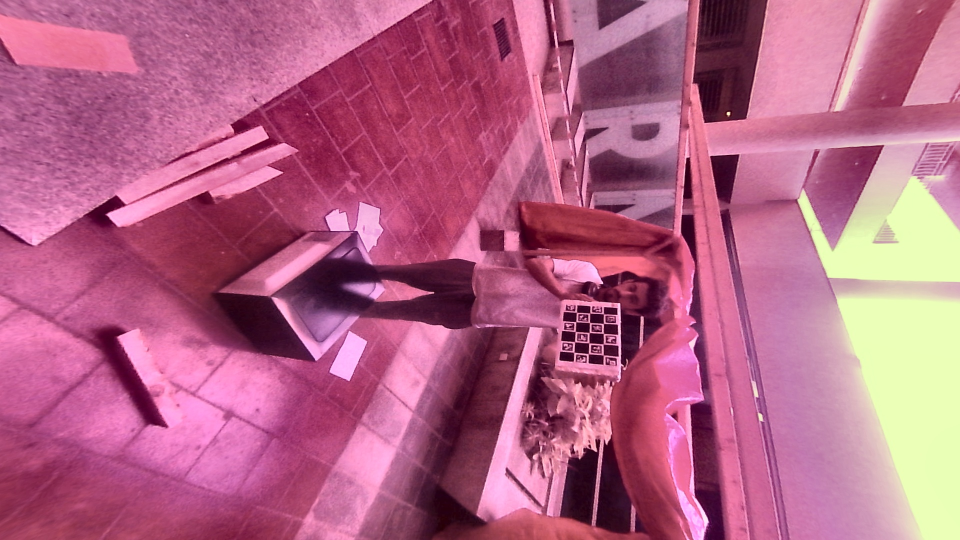
#> input picture undistorted_test.jpg, 1920 x 1080 px (shown at 1/2 size)
$ python -i vision_pipeline.py   (imports and definitions only)
#> lines starting #> are read from the running program, lines starting #| are printed output that depends on the picture; after the words box and inside, x2 and y2 are one past the last pixel; in counts of white or black regions, pixels touching at a corner belong together
#> further down, picture is the input picture: shape (1080, 1920, 3); mean B, G, R 133, 99.7, 181
import cv2
import numpy as np
from vision_camera_config import VisionConfig

class VisionPipeline:
    def __init__(
        self,
        min_contour_area=VisionConfig.MIN_CONTOUR_AREA,
        upper_brightness_limit=VisionConfig.BLACK_BRIGHTNESS_LIMIT,
        target_colors=VisionConfig.TARGET_COLORS,
        debug=VisionConfig.DEBUG,
    ):
        self.min_contour_area = min_contour_area
        self.upper_brightness_limit = upper_brightness_limit
        self.target_colors = [c.lower() for c in target_colors]

        self.debug = debug  # >>> NEW: store debug flag

    # --- Homography Calibration Data ---
        # Pixels from your calibration frame
        pts_src = VisionConfig.PTS_SRC
        # Absolute Gantry MM positions
        pts_dst = VisionConfig.PTS_DST

        self.h_matrix, _ = cv2.findHomography(pts_src, pts_dst)

        # Output dimensions for the top-down view (matches your gantry workspace)
        # We will make the image 960x950 to match your mm workspace 1:1
        self.output_w = VisionConfig.OUTPUT_W
        self.output_h = VisionConfig.OUTPUT_H

    # ============================================================
    # >>> NEW: small helper to show images safely (gray or BGR)
    # ============================================================
    def _dbg_show(self, win_name, img, scale=1.0):
        """
        Shows intermediate images. Works for grayscale or BGR.
        """
        if not self.debug:
            return
        if img is None:
            return

        if len(img.shape) == 2:
            vis = cv2.cvtColor(img, cv2.COLOR_GRAY2BGR)
        else:
            vis = img.copy()

        if scale != 1.0:
            vis = cv2.resize(vis, (int(vis.shape[1] * scale), int(vis.shape[0] * scale)))

        cv2.imshow(win_name, vis)
    # ============================================================

    def get_top_down_view(self, img):
        """Warps the image to show the gantry workspace as a flat grid."""
        return cv2.warpPerspective(img, self.h_matrix, (self.output_w, self.output_h))

    # [19 lines left out: function get_real_world_coords, not called in this run]

    # ---------- Color masks for each color ----------
    def _get_color_masks(self, hsv_image):
        masks = {}

        if "brown" in self.target_colors:
            # Cardboard-like brown (tuned for your sample image)
            lower_brown = np.array([8,  40,  40], dtype=np.uint8)
            upper_brown = np.array([25, 255, 255], dtype=np.uint8)
            masks["brown"] = cv2.inRange(hsv_image, lower_brown, upper_brown)

        if "black" in self.target_colors:
            lower_black = np.array([0,   0,   0], dtype=np.uint8)
            upper_black = np.array([180, 255, self.upper_brightness_limit], dtype=np.uint8)
            masks["black"] = cv2.inRange(hsv_image, lower_black, upper_black)

        return masks
    # ------------------------------------------------


    # [113 lines left out: function _find_inner_opening_center, not called in this run]


    def process_vision(self, img):
        color_image = img.copy()
        print("--- Vision Pipeline Execution ---")

        # >>> NEW: show input frame
        self._dbg_show("DBG_0_input", color_image)

        hsv_image = cv2.cvtColor(color_image, cv2.COLOR_BGR2HSV)
#> hsv_image: shape (1080, 1920, 3); mean H, S, V 156.6, 131.2, 182.1
        color_masks = self._get_color_masks(hsv_image)
#> color_masks = 2 items

        # >>> NEW: show raw masks (before morphology)
        if "brown" in color_masks:
            self._dbg_show("DBG_raw_brown_mask", color_masks["brown"])
        if "black" in color_masks:
            self._dbg_show("DBG_raw_black_mask", color_masks["black"])

        kernel = cv2.getStructuringElement(cv2.MORPH_RECT, (5, 5))
        output_image = color_image.copy()

        detections = []

        for color_name, mask in color_masks.items():
            # Stage 3: Morphological cleaning
            cleaned_mask = cv2.morphologyEx(mask, cv2.MORPH_CLOSE, kernel, iterations=2)
            cleaned_mask = cv2.morphologyEx(cleaned_mask, cv2.MORPH_OPEN, kernel, iterations=1)

            # >>> NEW: show cleaned masks per color
            self._dbg_show(f"DBG_cleaned_{color_name}_mask", cleaned_mask)

            # Stage 4: Contours
            contours, _ = cv2.findContours(cleaned_mask, cv2.RETR_EXTERNAL, cv2.CHAIN_APPROX_SIMPLE)
            if not contours:
                print(f"No contours found for {color_name}")
                continue

            largest_contour = max(contours, key=cv2.contourArea)
            area = cv2.contourArea(largest_contour)
            print(f"[{color_name}] Largest contour area: {area}")

            # if area < self.min_contour_area:
            if (area/ (1280 * 720)) * 100 < 25: # area threshold as percentage of image area
                print(f"[{color_name}] Contour too small, ignoring.")
                continue

            # Stage 5: minAreaRect on largest contour (outer box or MV)
            rect = cv2.minAreaRect(largest_contour)
            (cx_float, cy_float), (w, h), angle_raw = rect
            cx, cy = int(cx_float), int(cy_float)

            # =====================================================
            # >>> NEW: For brown, replace center with inner union bbox center
            # =====================================================
            inner_box_points = None
            # [11 lines of commented-out code are left out]
            angle_raw = abs(angle_raw)
            if w < h:
                dominant_angle = angle_raw + 90
            else:
                dominant_angle = angle_raw

            print(f"[{color_name}] Angle: {dominant_angle:.2f}°, W: {w:.2f}, H: {h:.2f}, X: {cx}, Y: {cy}")

            #Conversion to real-worlld coordinates
            real_x, real_y, real_angle = self.get_real_world_coords(cx, cy, dominant_angle)

            # Draw outer rectangle
            box = cv2.boxPoints(rect)
            box = np.intp(box)

            if color_name == "brown":
                rect_color = (0, 140, 255)
            elif color_name == "black":
                rect_color = (255, 255, 255)
            else:
                rect_color = (0, 0, 255)

            cv2.drawContours(output_image, [box], 0, rect_color, 2)

            # >>> NEW: draw union bbox for thermopols (green) + center (red)
            if color_name == "brown" and inner_box_points is not None:
                cv2.polylines(output_image, [inner_box_points], True, (0, 255, 0), 2)
                cv2.circle(output_image, (cx, cy), 7, (0, 0, 255), -1)

            # Draw orientation line (unchanged, still based on outer rect angle)
            line_length = int(max(w, h) // 2)
            orientation_rad = np.radians(dominant_angle)

            x_end = int(cx + line_length * np.cos(orientation_rad))
            x_start = int(cx - line_length * np.cos(orientation_rad))
            y_end = int(cy - line_length * np.sin(orientation_rad))
            y_start = int(cy + line_length * np.sin(orientation_rad))

            cv2.line(output_image, (x_start, y_start), (x_end, y_end), (0, 255, 255), 1)
            cv2.line(output_image, (cx, cy), (int(cx + line_length), cy), (255, 0, 0), 1, cv2.LINE_AA)
            cv2.circle(output_image, (cx, cy), 5, (0, 255, 0), -1)

            detections.append({
                "color": color_name,
                "angle": dominant_angle,
                "center": (cx, cy),
                "w": w,
                "h": h,
                "rect": rect,
                "box_points": box,
                "real_world": (real_x, real_y, real_angle)
            })

            print(f"[{color_name}] Real-World -> X: {real_x:.1f} mm, Y: {real_y:.1f} mm, Angle: {real_angle:.2f}°")
#> this loop made 2 passes
#> (color_name, area) on passes 1 to 2: ('brown', 4060), ('black', 4940.5)
#| [brown] Largest contour area: 4060.0
#| [brown] Contour too small, ignoring.
#| [black] Largest contour area: 4940.5
#| [black] Contour too small, ignoring.
#> pass 1, in process_vision, `cleaned_mask = cv2.morphologyEx(mask, cv2.MORPH_CLOSE, kernel, iterati..`:
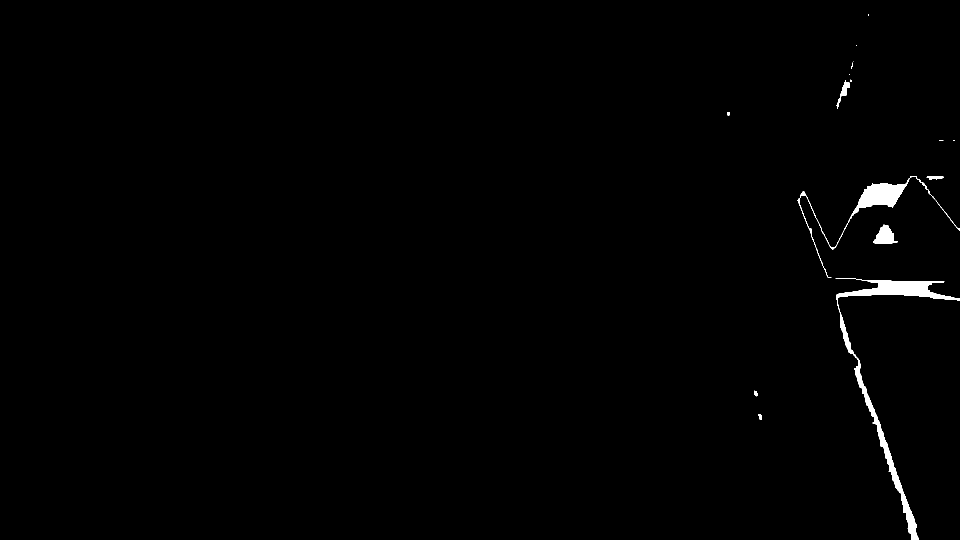
#> cleaned_mask: shape (1080, 1920) (shown at 1/2 size); 0.75% white; 17 white regions (7 under 20 px), largest, box (x1, y1, x2, y2) and area: (1671, 556, 1920, 1080) 9225, (1595, 352, 1861, 556) 4250, (1746, 449, 1796, 487) 1084
#> pass 1, in process_vision, `cleaned_mask = cv2.morphologyEx(cleaned_mask, cv2.MORPH_OPEN, kernel, ..`:
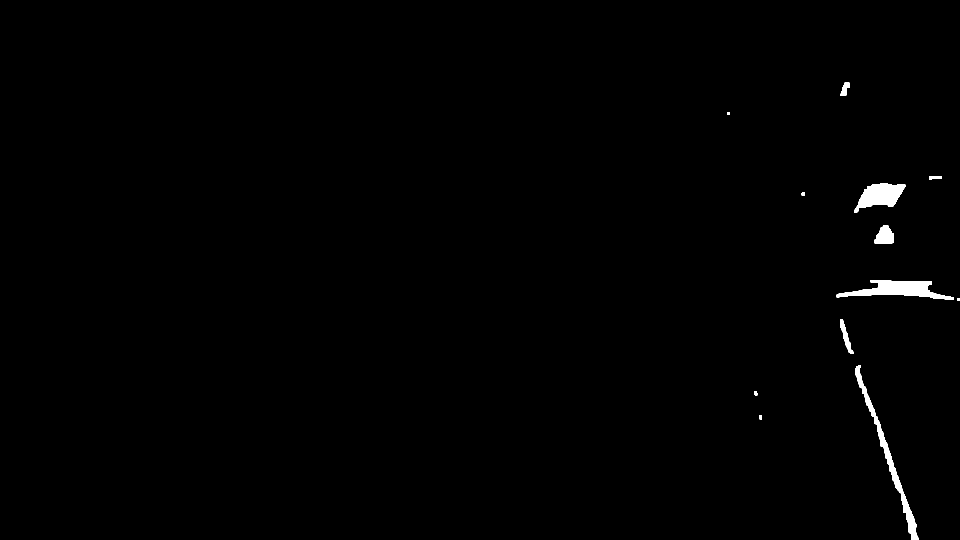
#> cleaned_mask: shape (1080, 1920) (shown at 1/2 size); 0.67% white; 12 white regions, largest, box (x1, y1, x2, y2) and area: (1673, 560, 1908, 599) 4338, (1710, 730, 1837, 1080) 3906, (1708, 366, 1811, 426) 3418
#> after the loop, detections = []

        # Labels (unchanged)
        if detections:
            y0 = 30
            dy = 25
            for i, det in enumerate(detections):
                text = f"{det['color'].capitalize()} Box Angle: {det['angle']:.2f} deg"
                cv2.putText(output_image, text, (20, y0 + i * dy),
                            cv2.FONT_HERSHEY_SIMPLEX, 0.7, (255, 255, 255), 2, cv2.LINE_AA)
        else:
            msg = "Waiting for Black/Brown Boxes..."
            print(msg)
            cv2.putText(output_image, msg, (20, 30),
                        cv2.FONT_HERSHEY_SIMPLEX, 0.7, (255, 255, 255), 2, cv2.LINE_AA)
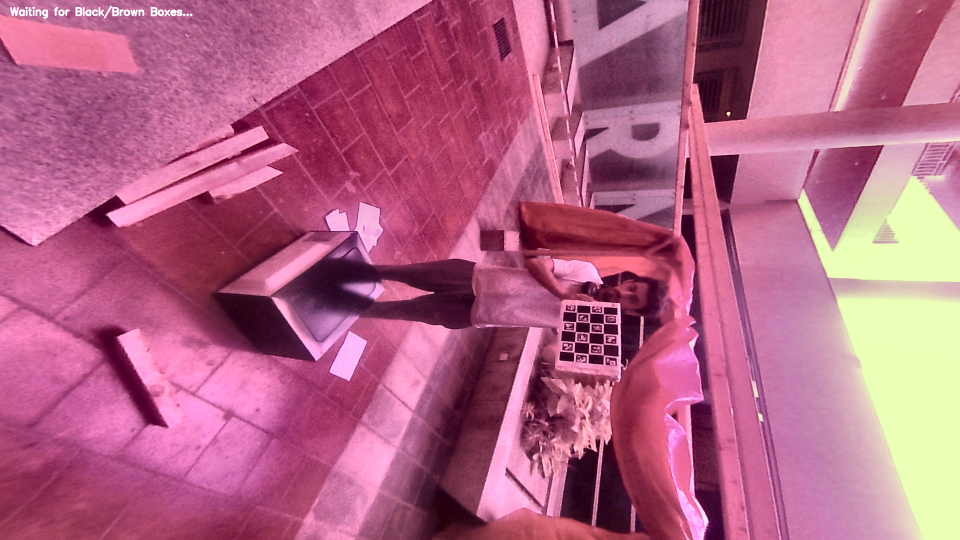
#> output_image: shape (1080, 1920, 3) (shown at 1/2 size); 0.21% of pixels changed, all inside (x1, y1, x2, y2) = (19, 11, 386, 38)

        # >>> NEW: show final output
        self._dbg_show("DBG_output_final", output_image)

        # >>> NEW: IMPORTANT - allow imshow windows to refresh
        # call cv2.waitKey(1) in your main loop too, but this ensures refresh here
        if self.debug:
            cv2.waitKey(1)

        vis_angle = detections[0]['angle'] if detections else 0.0
#> vis_angle = 0

        # Generate the Top-Down View
        top_down_img = self.get_top_down_view(img)
#> in get_top_down_view, `return cv2.warpPerspective(img, self.h_matrix, (self.output_w, self.ou..`:
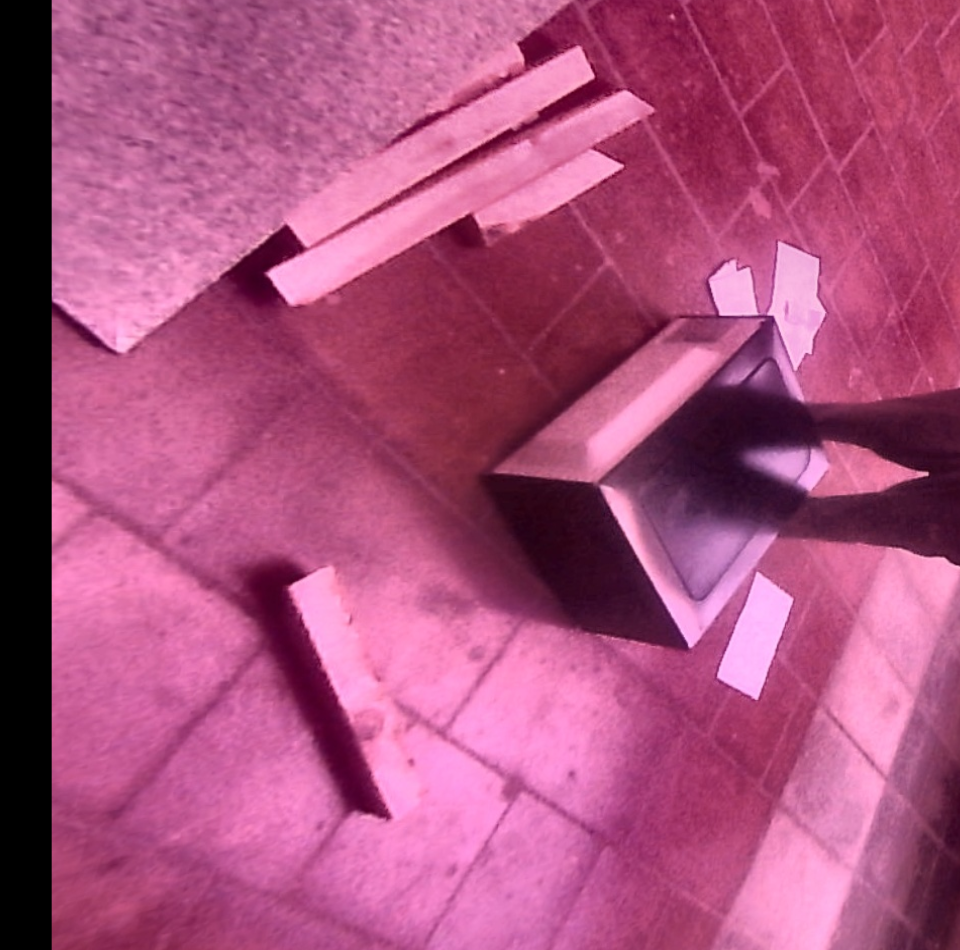
#> returned value: shape (950, 960, 3); mean of channels 0, 1, 2 124.7, 80.1, 171.1; drawn as B, G, R

        # (Optional) Draw a grid on the top-down view to check accuracy
        for x in range(0, self.output_w, 100):
            cv2.line(top_down_img, (x, 0), (x, self.output_h), (50, 50, 50), 1)
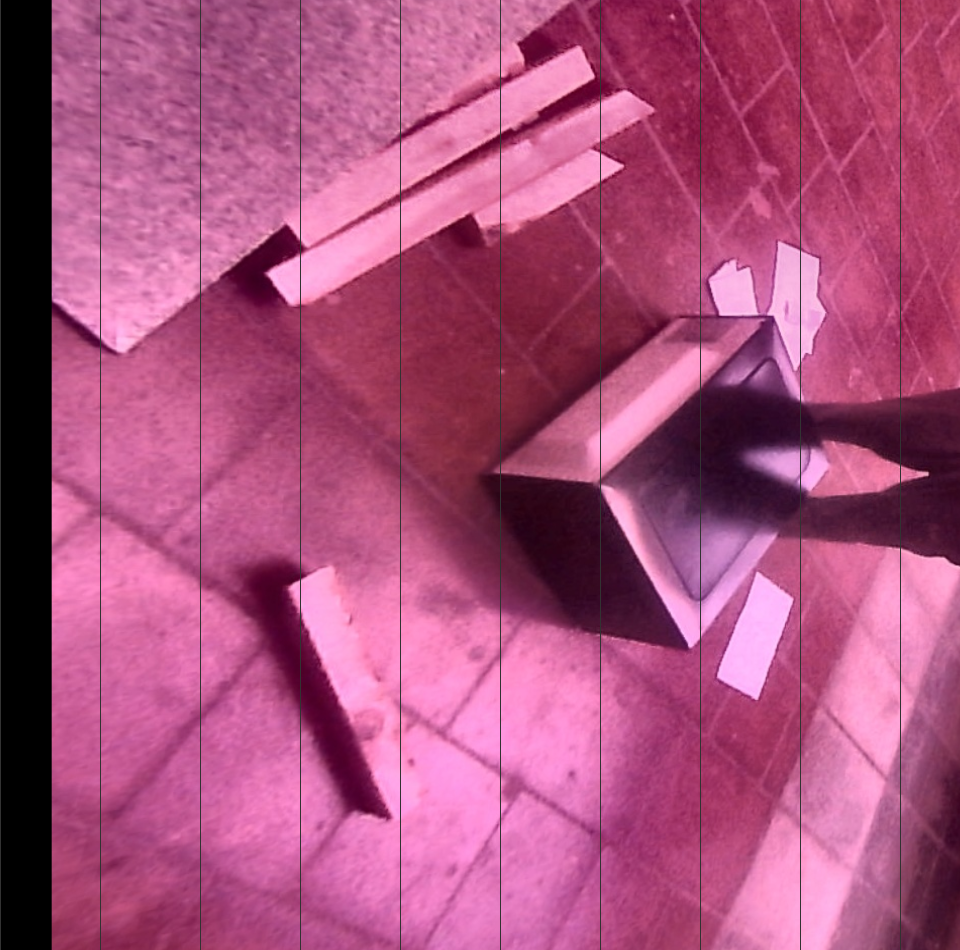
#> top_down_img: shape (950, 960, 3); 1.04% of pixels changed, all inside (x1, y1, x2, y2) = (0, 0, 901, 950)
        for y in range(0, self.output_h, 100):
            cv2.line(top_down_img, (0, y), (self.output_w, y), (50, 50, 50), 1)
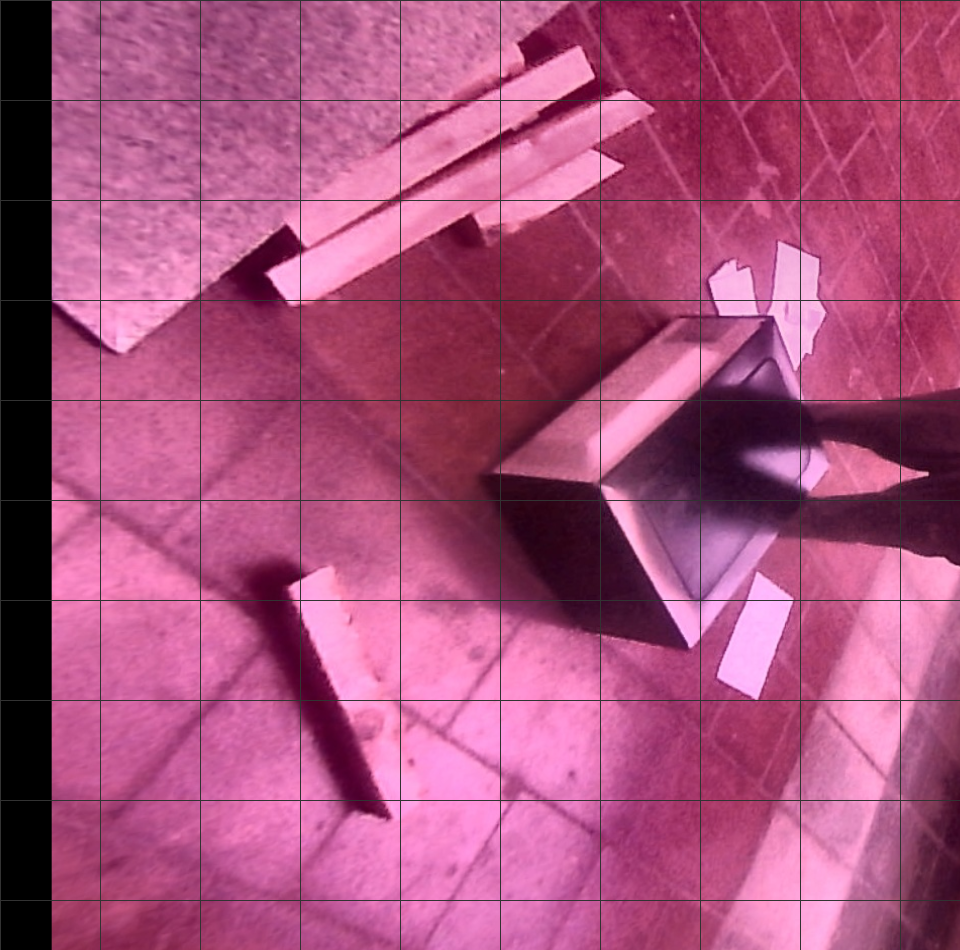
#> top_down_img: shape (950, 960, 3); 1.04% of pixels changed, all inside (x1, y1, x2, y2) = (1, 0, 960, 901)

        # return output_image, vis_angle
        return output_image, top_down_img, detections
        #return output_image, top_down_img

>>> import cv2
>>> picture = cv2.imread('undistorted_test.jpg')
>>> result = VisionPipeline().process_vision(picture)
